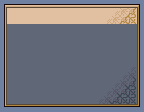

Tiled map render using the project's own tile images. Description and the whole map definition, tile-layer contents included, below:
An orthogonal 18x14 tile map with 8x8 px tiles, 1 tile layer (Tile Layer 1).

<map version="1.10" tiledversion="1.11.2" orientation="orthogonal" renderorder="right-down" width="18" height="14" tilewidth="8" tileheight="8" infinite="0" nextlayerid="2" nextobjectid="1">
 <tileset firstgid="1" name="MenuTiles" tilewidth="8" tileheight="8" tilecount="128" columns="16">
  <image source="../../Image/Png/MenuTiles.png" width="128" height="64" />
 </tileset>
 <layer id="1" name="Tile Layer 1" width="18" height="14">
  <data encoding="csv">
2,3,4,5,5,5,5,5,5,5,5,5,5,5,5,5,5,6,
13,14,14,14,14,14,14,14,14,14,14,14,14,14,81,71,85,16,
13,14,14,14,14,14,14,14,14,14,14,14,14,81,71,85,87,16,
41,53,53,53,53,53,53,53,53,53,53,53,53,53,53,53,53,58,
41,53,53,53,53,53,53,53,53,53,53,53,53,53,53,53,53,58,
41,53,53,53,53,53,53,53,53,53,53,53,53,53,53,53,53,58,
41,53,53,53,53,53,53,53,53,53,53,53,53,53,53,53,53,58,
41,53,53,53,53,53,53,53,53,53,53,53,53,53,53,53,53,58,
41,53,53,53,53,53,53,53,53,53,53,53,53,53,53,53,63,58,
41,53,53,53,53,53,53,53,53,53,53,53,53,53,53,63,65,58,
41,53,53,53,53,53,53,53,53,53,53,53,53,53,63,65,67,58,
41,53,53,53,53,53,53,53,53,53,53,53,53,63,65,67,69,58,
41,53,53,53,53,53,53,53,53,53,53,53,63,65,67,69,69,58,
27,31,31,31,31,31,31,31,31,31,31,31,31,31,31,31,31,32
</data>
 </layer>
</map>
